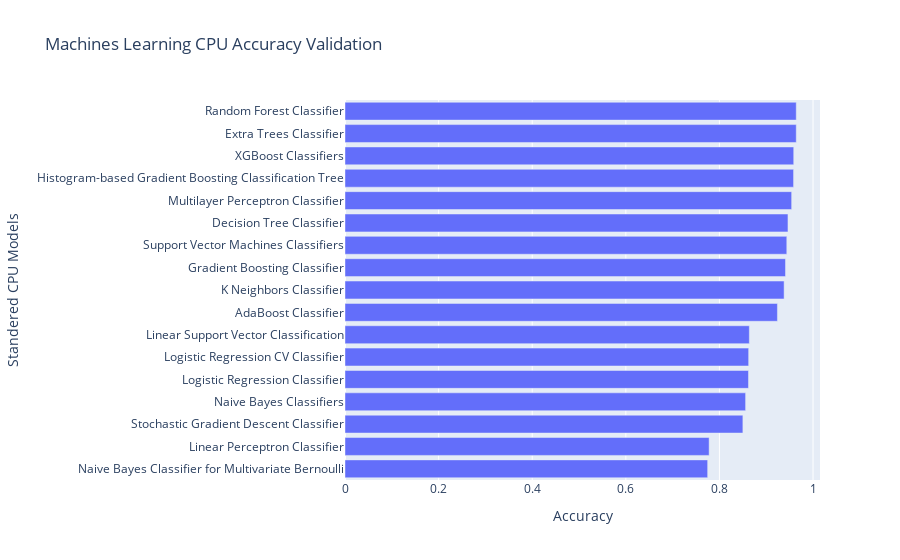

Notebook code cell kept with this figure:
### Code cell
fig = px.bar(cpu_ml_m_valid_compare.sort_values(by="Accuracy", ascending= True ), x = "Accuracy", y = "Standered CPU Models", title = "Machines Learning CPU Accuracy Validation ")
fig.show()

### Figure 1 — Plotly figure (JSON) as saved in the notebook; plotly's stock layout.template omitted (floating-point values rounded to 4 significant figures)
{"data": [{"alignmentgroup": "True", "hovertemplate": "Accuracy=%{x}<br>Standered CPU Models=%{y}<extra></extra>", "legendgroup": "", "marker": {"color": "#636efa", "pattern": {"shape": ""}}, "name": "", "offsetgroup": "", "orientation": "h", "showlegend": false, "textposition": "auto", "type": "bar", "x": [0.7749, 0.778, 0.8501, 0.8559, 0.8621, 0.8625, 0.8639, 0.9239, 0.9382, 0.9412, 0.9439, 0.9465, 0.9543, 0.9584, 0.9588, 0.9642, 0.9642], "xaxis": "x", "y": ["Naive Bayes Classifier for Multivariate Bernoulli", "Linear Perceptron Classifier", "Stochastic Gradient Descent Classifier", "Naive Bayes Classifiers", "Logistic Regression Classifier", "Logistic Regression CV Classifier", "Linear Support Vector Classification", "AdaBoost Classifier", "K Neighbors Classifier", "Gradient Boosting Classifier", "Support Vector Machines Classifiers", "Decision Tree Classifier", "Multilayer Perceptron Classifier", "Histogram-based Gradient Boosting Classification Tree", "XGBoost Classifiers", "Extra Trees Classifier", "Random Forest Classifier"], "yaxis": "y"}], "layout": {"barmode": "relative", "legend": {"tracegroupgap": 0}, "title": {"text": "Machines Learning CPU Accuracy Validation "}, "xaxis": {"anchor": "y", "domain": [0, 1], "title": {"text": "Accuracy"}}, "yaxis": {"anchor": "x", "domain": [0, 1], "title": {"text": "Standered CPU Models"}}}}
